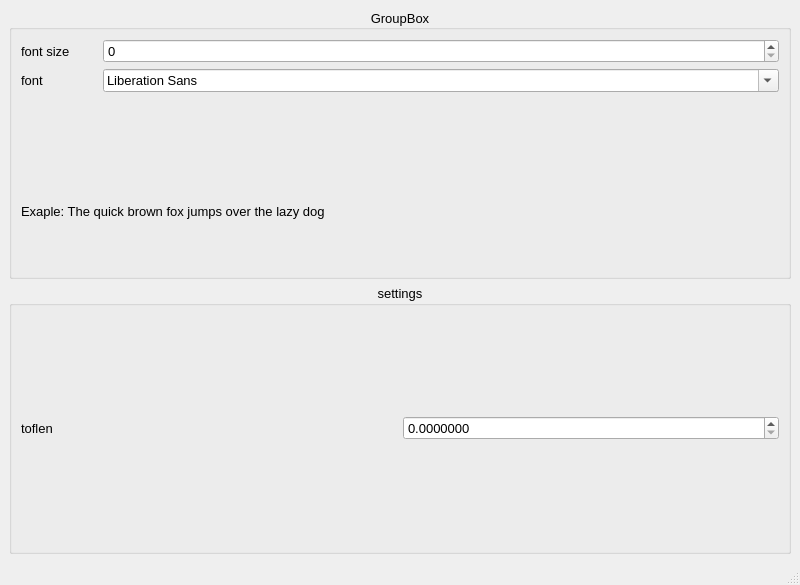
<?xml version="1.0" encoding="UTF-8"?>
<ui version="4.0">
 <class>MainWindow</class>
 <widget class="QMainWindow" name="MainWindow">
  <property name="geometry">
   <rect>
    <x>0</x>
    <y>0</y>
    <width>800</width>
    <height>585</height>
   </rect>
  </property>
  <property name="windowTitle">
   <string>MainWindow</string>
  </property>
  <widget class="QWidget" name="centralwidget">
   <layout class="QVBoxLayout" name="verticalLayout_2">
    <item>
     <widget class="QGroupBox" name="groupBox">
      <property name="font">
       <font>
        <pointsize>10</pointsize>
       </font>
      </property>
      <property name="title">
       <string>GroupBox</string>
      </property>
      <property name="alignment">
       <set>Qt::AlignCenter</set>
      </property>
      <layout class="QVBoxLayout" name="verticalLayout">
       <item>
        <layout class="QFormLayout" name="formLayout">
         <property name="horizontalSpacing">
          <number>33</number>
         </property>
         <item row="0" column="0">
          <widget class="QLabel" name="label">
           <property name="text">
            <string>font size</string>
           </property>
          </widget>
         </item>
         <item row="0" column="1">
          <widget class="QSpinBox" name="spinBox"/>
         </item>
         <item row="1" column="0">
          <widget class="QLabel" name="label_2">
           <property name="text">
            <string>font</string>
           </property>
          </widget>
         </item>
         <item row="1" column="1">
          <widget class="QFontComboBox" name="fontComboBox"/>
         </item>
        </layout>
       </item>
       <item>
        <widget class="QLabel" name="label_3">
         <property name="text">
          <string>Exaple: The quick brown fox jumps over the lazy dog</string>
         </property>
        </widget>
       </item>
      </layout>
     </widget>
    </item>
    <item>
     <widget class="QGroupBox" name="groupBox_2">
      <property name="font">
       <font>
        <pointsize>10</pointsize>
       </font>
      </property>
      <property name="title">
       <string>settings</string>
      </property>
      <property name="alignment">
       <set>Qt::AlignHCenter|Qt::AlignTop</set>
      </property>
      <layout class="QGridLayout" name="gridLayout">
       <property name="bottomMargin">
        <number>9</number>
       </property>
       <property name="spacing">
        <number>6</number>
       </property>
       <item row="0" column="0">
        <widget class="QLabel" name="label_4">
         <property name="text">
          <string>toflen</string>
         </property>
        </widget>
       </item>
       <item row="0" column="1">
        <widget class="QDoubleSpinBox" name="doubleSpinBox">
         <property name="decimals">
          <number>7</number>
         </property>
         <property name="maximum">
          <double>1.000000000000000</double>
         </property>
         <property name="singleStep">
          <double>0.000001000000000</double>
         </property>
        </widget>
       </item>
      </layout>
     </widget>
    </item>
   </layout>
  </widget>
  <widget class="QStatusBar" name="statusbar"/>
 </widget>
 <resources/>
 <connections/>
</ui>
